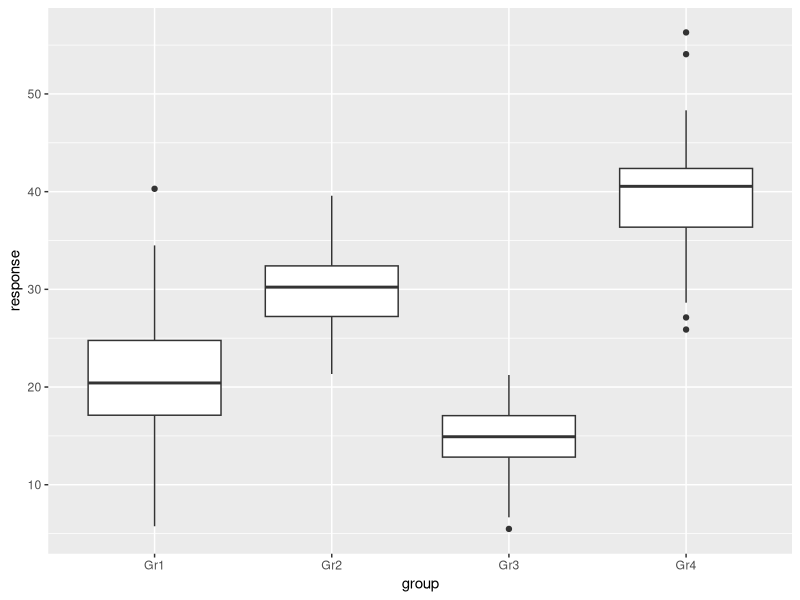
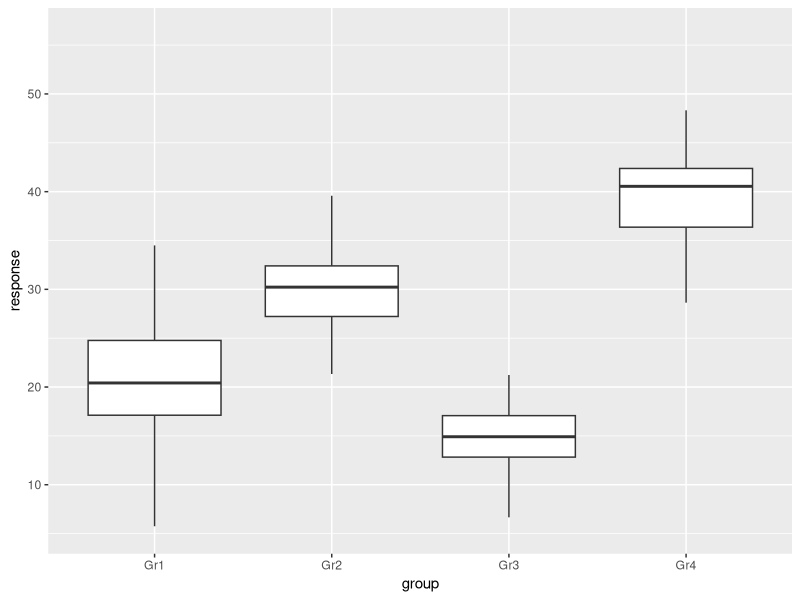
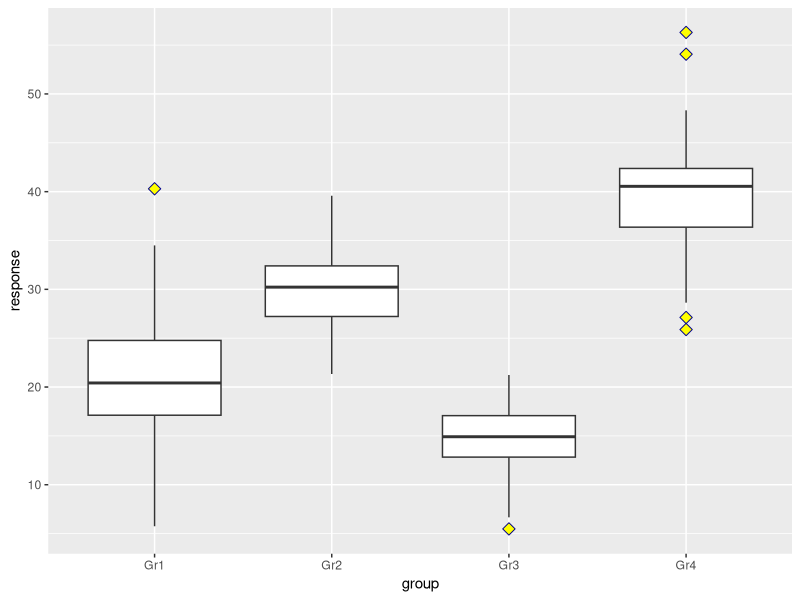
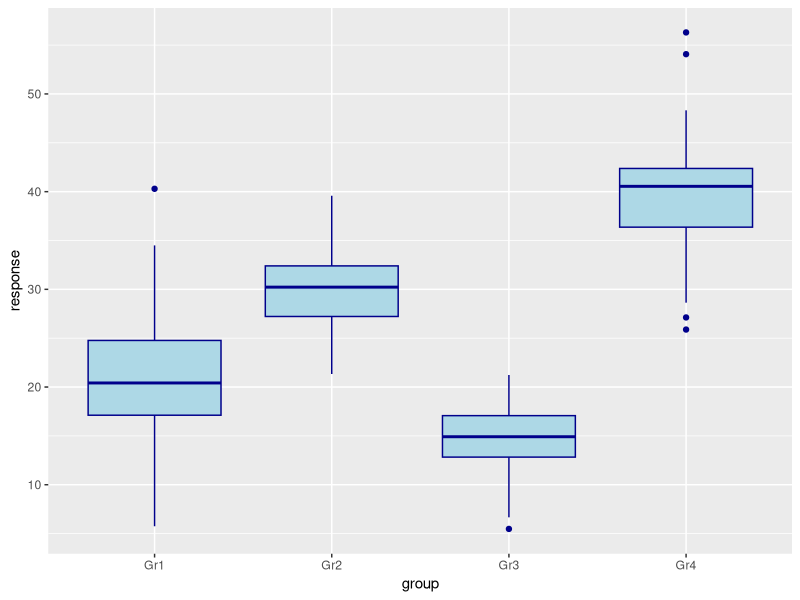
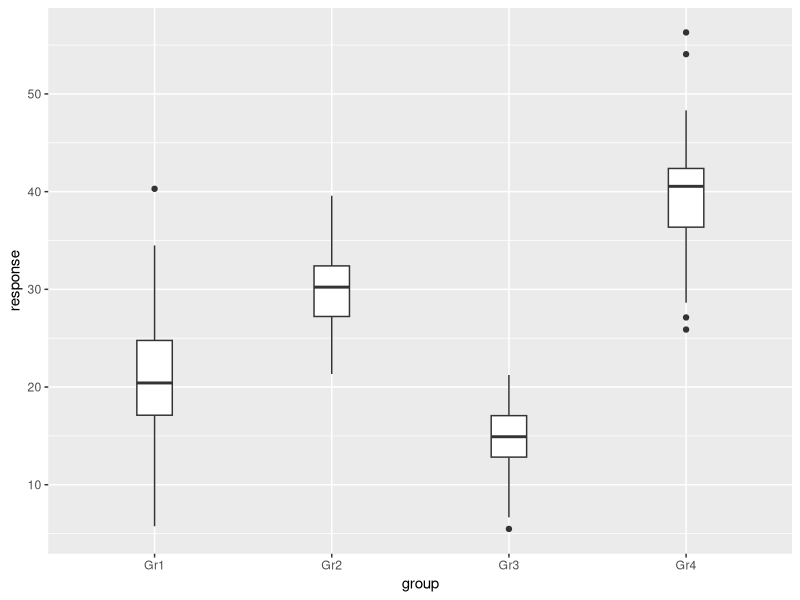

Generate these figures, in order, with R:
## ---- chunk 1
knitr::opts_chunk$set(echo = TRUE, fig.align='center')

# title: Creating a (multiple) boxplot
# author: jonathan
# revised: 19/2/2020 

WEB <- c("https://bioceed.uib.no/dropfolder/bioSTATS/Rmd/Basic/Visualizing/Simple/boxplot.html")
GIT <- c("https://github.com/jonathansoule/biostats/blob/master/Basic/Visualizing/Simple/boxplot.Rmd")
library(ggplot2)
## ---- chunk 2
# variable 1
response <- c(rnorm(150, mean=20, sd=5), rnorm(150, mean=30, sd=4), rnorm(150, mean=15, 3), rnorm(150, mean=40, sd=5)) 
# variable 2
group <- c(rep("Gr1", 150), rep("Gr2", 150), rep("Gr3", 150), rep("Gr4", 150))
# dataframe
df <- data.frame(group, response)
## ---- chunk 3
ggplot(df, aes(group, response)) +     
  geom_boxplot() 
## ---- chunk 4
ggplot(df, aes(group, response)) +     
  geom_boxplot(outlier.shape = NA) 
## ---- chunk 5
ggplot(df, aes(group, response)) +     
  geom_boxplot(outlier.color= "darkblue" , outlier.fill= "yellow", outlier.size= 3, outlier.shape = 23) 
## ---- chunk 6
ggplot(df, aes(group, response)) + 
  geom_boxplot(color= "darkblue", fill="lightblue")        
## ---- chunk 7
ggplot(df, aes(group, response)) + 
  geom_boxplot(width=0.2)
